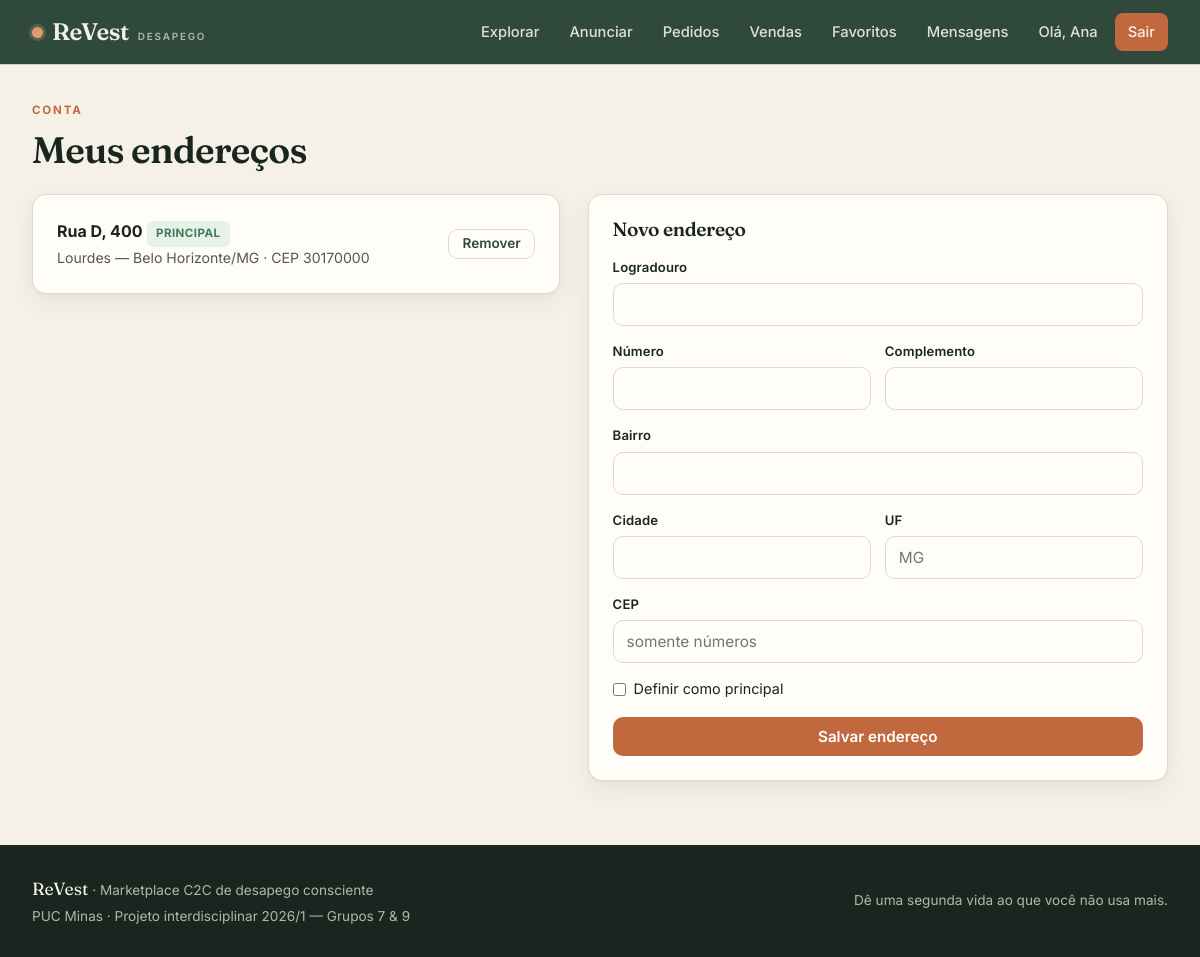
Screenshot of /enderecos.php (signed in) with the database file from the repository.
### tables this page shows
CREATE TABLE `endereco` (
  `id_endereco` int(11) NOT NULL AUTO_INCREMENT,
  `logradouro` varchar(150) NOT NULL,
  `numero` varchar(10) NOT NULL,
  `complemento` varchar(60) DEFAULT NULL,
  `bairro` varchar(80) NOT NULL,
  `cidade` varchar(80) NOT NULL,
  `uf` char(2) NOT NULL,
  `cep` char(8) NOT NULL,
  `principal` tinyint(4) NOT NULL DEFAULT 0,
  `id_usuario` int(11) NOT NULL,
  PRIMARY KEY (`id_endereco`),
  KEY `fk_endereco_usuario` (`id_usuario`),
  CONSTRAINT `fk_endereco_usuario` FOREIGN KEY (`id_usuario`) REFERENCES `usuario` (`id_usuario`) ON DELETE CASCADE ON UPDATE CASCADE
);

### includes/functions.php (called while the page is built, shortened)
<?php
function e(?string $s): string {
    return htmlspecialchars($s ?? '', ENT_QUOTES, 'UTF-8');
}

### public/enderecos.php (the view, shortened to what this page needs)
<?php
require_once __DIR__ . '/../config/db.php';
require_once __DIR__ . '/../includes/functions.php';
$lista = $pdo->prepare("SELECT * FROM endereco WHERE id_usuario=? ORDER BY principal DESC, id_endereco DESC");
$lista->execute([uid()]);
$enderecos = $lista->fetchAll();
require_once __DIR__.'/../includes/header.php';
?>
<p class="eyebrow">Conta</p>
<h1 class="mb-24">Meus endereços</h1>
<div class="grid" style="grid-template-columns:1fr 1.1fr;gap:28px">
  <div>
    <?php if (!$enderecos): ?>
      <div class="empty card"><div class="ico">📍</div><p class="muted">Nenhum endereço cadastrado ainda.</p></div>
    <?php else: foreach ($enderecos as $en): ?>
      <div class="card mb-16">
        <div class="flex between center">
          <div>
            <strong><?= e($en['logradouro']) ?>, <?= e($en['numero']) ?></strong>
            <?php if ($en['principal']): ?><span class="badge badge-disponivel">principal</span><?php endif; ?>
            <div class="muted" style="font-size:.88rem"><?= e($en['complemento']?($en['complemento'].' · '):'') ?><?= e($en['bairro']) ?> — <?= e($en['cidade']) ?>/<?= e($en['uf']) ?> · CEP <?= e($en['cep']) ?></div>
          </div>
          <form method="post" onsubmit="return confirm('Remover endereço?')">
            <button class="btn btn-ghost btn-sm" type="submit">Remover</button>
          </form>
        </div>
      </div>
    <?php endforeach; endif; ?>
  </div>
  <div class="card" style="align-self:start">
    <h3 class="mb-16">Novo endereço</h3>
    <form method="post">
      <div class="field"><label for="logradouro">Logradouro</label><input type="text" id="logradouro" name="logradouro" required></div>
      <div class="field-row">
        <div class="field"><label for="numero">Número</label><input type="text" id="numero" name="numero" required></div>
        <div class="field"><label for="complemento">Complemento</label><input type="text" id="complemento" name="complemento"></div>
      </div>
      <div class="field"><label for="bairro">Bairro</label><input type="text" id="bairro" name="bairro" required></div>
      <div class="field-row">
        <div class="field"><label for="cidade">Cidade</label><input type="text" id="cidade" name="cidade" required></div>
        <div class="field"><label for="uf">UF</label><input type="text" id="uf" name="uf" maxlength="2" placeholder="MG" required></div>
      </div>
      <div class="field"><label for="cep">CEP</label><input type="text" id="cep" name="cep" inputmode="numeric" placeholder="somente números" required></div>
      <label class="flex gap-8 center" style="font-size:.9rem;cursor:pointer"><input type="checkbox" name="principal" style="width:auto"> Definir como principal</label>
      <button class="btn btn-primary btn-block mt-16" type="submit">Salvar endereço</button>
    </form>
  </div>
</div>
<?php require_once __DIR__.'/../includes/footer.php'; ?>

### public/assets/style.css (style rules this page uses)
:root { --moss: #2f4a3c; --moss-700: #243a2f; --moss-900: #18261f; --clay: #c2683f; --clay-soft: #e09a6f; --cream: #f6f1e7; --cream-deep: #efe7d6; --paper: #fffdf8; --ink: #21201c; --ink-soft: #5a564d; --line: #e2d9c6; --gold: #b8893b; --ok: #3f7d54; --ok-bg: #e6f1ea; --err: #a8412c; --err-bg: #f7e6e0; --warn: #9a6b1d; --warn-bg: #f6ecd6; --radius: 14px; --radius-sm: 9px; --shadow: 0 1px 2px rgba(24,38,31,.04), 0 8px 24px rgba(24,38,31,.07); --shadow-lg: 0 12px 40px rgba(24,38,31,.14); --font-display: 'Fraunces', Georgia, 'Times New Roman', serif; --font-body: 'Inter', -apple-system, BlinkMacSystemFont, 'Segoe UI', sans-serif; }
* { box-sizing: border-box; margin: 0; padding: 0; }
html { scroll-behavior: smooth; }
body { font-family: var(--font-body); background: var(--cream); color: var(--ink); line-height: 1.55; font-size: 16px; -webkit-font-smoothing: antialiased; min-height: 100vh; display: flex; flex-direction: column; }
h1, h2, h3 { font-family: var(--font-display); font-weight: 600; letter-spacing: -.02em; color: var(--moss-900); line-height: 1.12; }
h1 { font-size: 2.3rem; }
h3 { font-size: 1.2rem; font-weight: 600; }
.eyebrow { font-size: .72rem; font-weight: 700; letter-spacing: .16em; text-transform: uppercase; color: var(--clay); margin-bottom: 9px; }
.muted { color: var(--ink-soft); }
.btn { display: inline-flex; align-items: center; justify-content: center; gap: 8px; font-family: var(--font-body); font-weight: 600; font-size: .95rem; padding: 11px 20px; border-radius: 10px; border: 1.5px solid transparent; cursor: pointer; transition: transform .08s ease, background .15s ease, box-shadow .15s ease; text-decoration: none; line-height: 1; }
.btn-primary { background: var(--clay); color: #fff; }
.btn-ghost { background: transparent; color: var(--moss); border-color: var(--line); }
.btn-sm { padding: 7px 13px; font-size: .85rem; }
.btn-block { width: 100%; }
.card { background: var(--paper); border: 1px solid var(--line); border-radius: var(--radius); box-shadow: var(--shadow); padding: 24px; }
.grid { display: grid; gap: 22px; }
.field { margin-bottom: 15px; }
.field label { display: block; font-size: .82rem; font-weight: 600; color: var(--moss-900); margin-bottom: 6px; letter-spacing: .01em; }
input[type=text], input[type=email], input[type=password], input[type=tel], input[type=number], input[type=search], input[type=date], select, textarea { width: 100%; font-family: var(--font-body); font-size: .96rem; color: var(--ink); background: var(--paper); border: 1.5px solid var(--line); border-radius: 10px; padding: 11px 13px; transition: border .15s ease, box-shadow .15s ease; }
.field-row { display: grid; grid-template-columns: 1fr 1fr; gap: 14px; }
.badge { display: inline-flex; align-items: center; gap: 5px; font-size: .72rem; font-weight: 700; letter-spacing: .04em; text-transform: uppercase; padding: 4px 9px; border-radius: 6px; }
.badge-disponivel { background: var(--ok-bg); color: var(--ok); }
.flex { display: flex; }
.between { justify-content: space-between; }
.center { align-items: center; }
.gap-8 { gap: 8px; }
.mt-16 { margin-top:16px }
.mb-16 { margin-bottom:16px }
.mb-24 { margin-bottom:24px }

### rows the page displays
endereco: logradouro "Rua D", numero "400", principal "PRINCIPAL", bairro "Lourdes", cidade "Belo Horizonte", uf "MG", cep "30170000"

### other values shown
explode(' ', uname())[0] "Ana"
